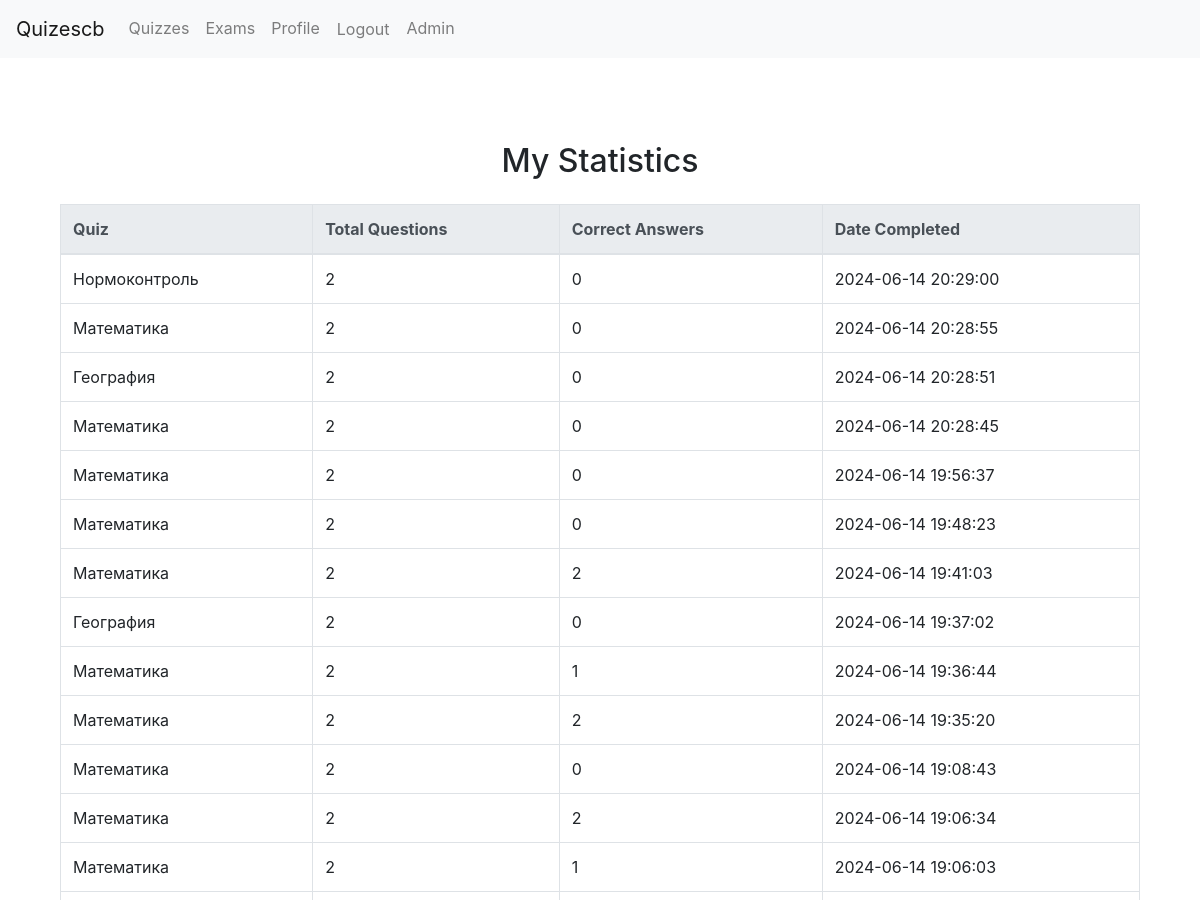
The app's page /quizzes/statistics/ (signed in, upper part), older data.
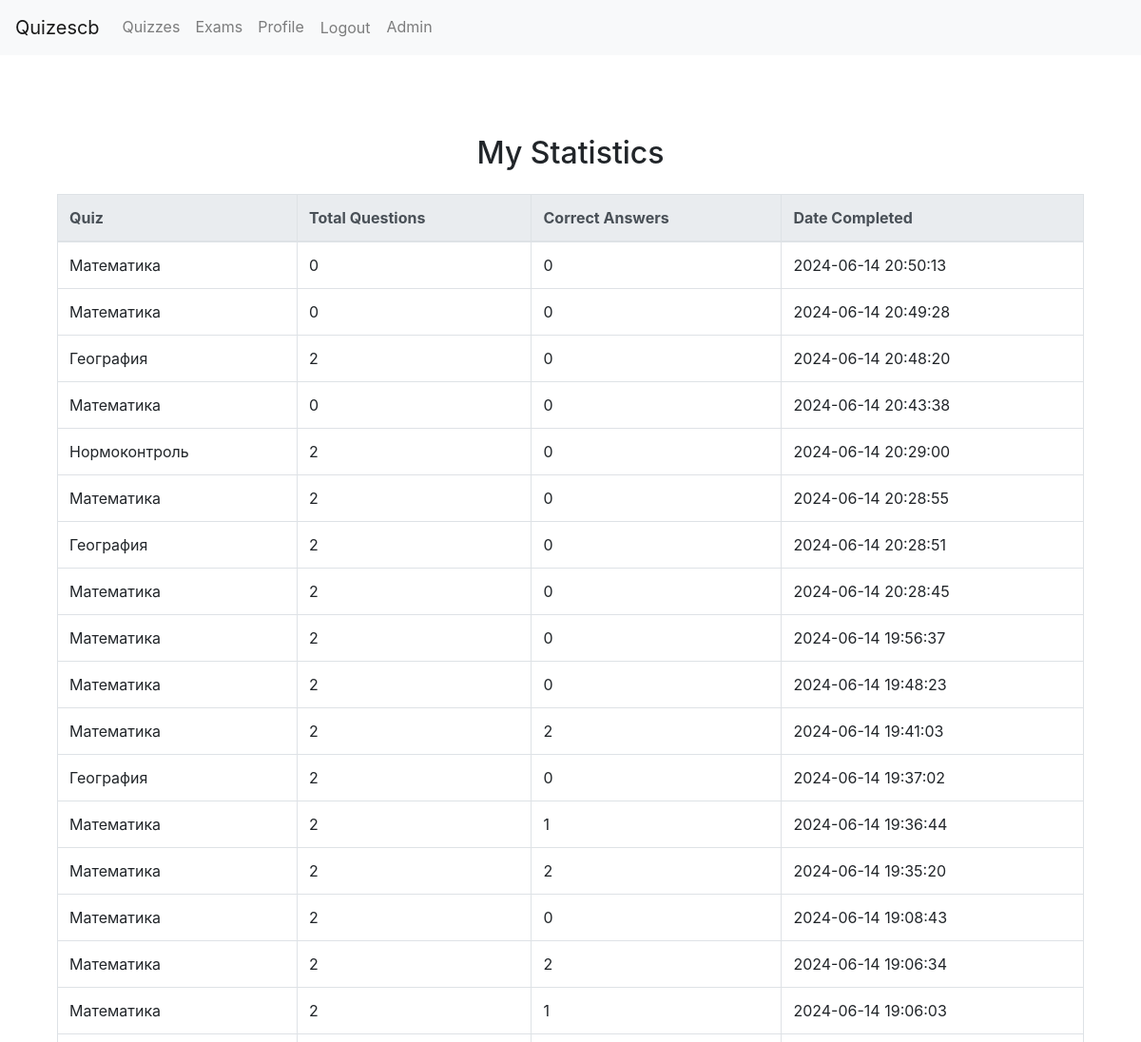
The same page, newer data.
### quizzes/models.py (models this page shows, shortened)
class UserQuizResult(models.Model):
    user = models.ForeignKey(User, on_delete=models.CASCADE)
    quiz = models.ForeignKey(Quiz, on_delete=models.CASCADE)
    total_questions = models.IntegerField()
    correct_answers = models.IntegerField()
    completed_at = models.DateTimeField(default=timezone.now)

class Quiz(models.Model):
    title = models.CharField(max_length=200)
    description = models.TextField()
    department = models.ForeignKey(Department, on_delete=models.CASCADE, null=True, blank=True)
    is_exam = models.BooleanField(default=False)  # Добавленное поле
    duration = models.IntegerField(default=10)  # Duration in minutes

### quizzes/views.py (the view)
# urls.py: path('statistics/', views.user_statistics, name='user_statistics'),
@login_required
def user_statistics(request):
    log_user_activity(request.user, "Viewed user statistics")
    user_results = UserQuizResult.objects.filter(user=request.user).order_by('-completed_at')
    return render(request, 'quizzes/user_statistics.html', {'user_results': user_results})

### quizzes/views.py (called while the page is built)
def log_user_activity(user, activity):
    UserActivityLog.objects.create(user=user, activity=activity)

### quizzes/templates/quizzes/user_statistics.html (shortened to what this page needs)
{% extends 'quizzes/base.html' %}
{% block content %}
<div class="container">
    <h2 class="text-center my-4">My Statistics</h2>
    <table class="table table-bordered table-hover">
        <thead class="thead-light">
            <tr>
                <th>Quiz</th>
                <th>Total Questions</th>
                <th>Correct Answers</th>
                <th>Date Completed</th>
            </tr>
        </thead>
        <tbody>
            {% for result in user_results %}
                <tr>
                    <td>{{ result.quiz.title }}</td>
                    <td>{{ result.total_questions }}</td>
                    <td>{{ result.correct_answers }}</td>
                    <td>{{ result.completed_at|date:"Y-m-d H:i:s" }}</td>
                </tr>
            {% endfor %}
        </tbody>
    </table>
</div>
{% endblock %}

### quizzes/templates/quizzes/base.html (shortened to what this page needs)
{% load static %}
<!DOCTYPE html>
<html lang="en">
<head>
    <link rel="stylesheet" href="{% static 'light.css' %}">
    <link rel="stylesheet" href="https://stackpath.bootstrapcdn.com/bootstrap/4.5.2/css/bootstrap.min.css">
</head>
<body>
    <nav class="navbar navbar-expand-lg navbar-light bg-light">
        <a class="navbar-brand" href="{% url 'index' %}">Quizescb</a>
        <div class="collapse navbar-collapse" id="navbarNav">
            <ul class="navbar-nav">
                <li class="nav-item">
                    <a class="nav-link" href="{% url 'quiz_list' %}">Quizzes</a>
                </li>
                <li class="nav-item">
                    <a class="nav-link" href="{% url 'exam_list' %}">Exams</a>
                </li>
                <li class="nav-item">
                    <a class="nav-link" href="{% url 'profile' %}">Profile</a>
                </li>
                <li class="nav-item">
                    <form method="post" action="{% url 'logout' %}" style="display: inline;">
                        <button type="submit" class="nav-link btn btn-link" style="display: inline; cursor: pointer;">Logout</button>
                    </form>
                </li>
                {% if user.is_staff %}
                <li class="nav-item">
                    <a class="nav-link" href="/admin/">Admin</a>
                </li>
                {% endif %}
            </ul>
        </div>
    </nav>
    <div class="container">
        {% block content %}
        {% endblock %}
    </div>
</body>
</html>

### quizzes/static/light.css (style rules this page uses)
body { background-color: #f8f9fa; color: #212529; font-family: Arial, sans-serif; }
.navbar, .footer { background-color: #ffffff; border-color: #e7e7e7; }
.container { padding: 20px; background-color: #ffffff; border-radius: 8px; }
h1, h2, h3, h4, h5, h6 { color: #212529; }

### quizzes/templates/quizzes/base.html (style rules this page uses)
.navbar { margin-bottom: 20px; }

Row changes from the older to the newer data that the page shows:
added UserQuizResult: quiz "Математика", total_questions "0", correct_answers "0", completed_at "2024-06-14 20:50:13"
added UserQuizResult: quiz "Математика", total_questions "0", correct_answers "0", completed_at "2024-06-14 20:49:28"
added UserQuizResult: quiz "География", total_questions "2", correct_answers "0", completed_at "2024-06-14 20:48:20"
added UserQuizResult: quiz "Математика", total_questions "0", correct_answers "0", completed_at "2024-06-14 20:43:38"
